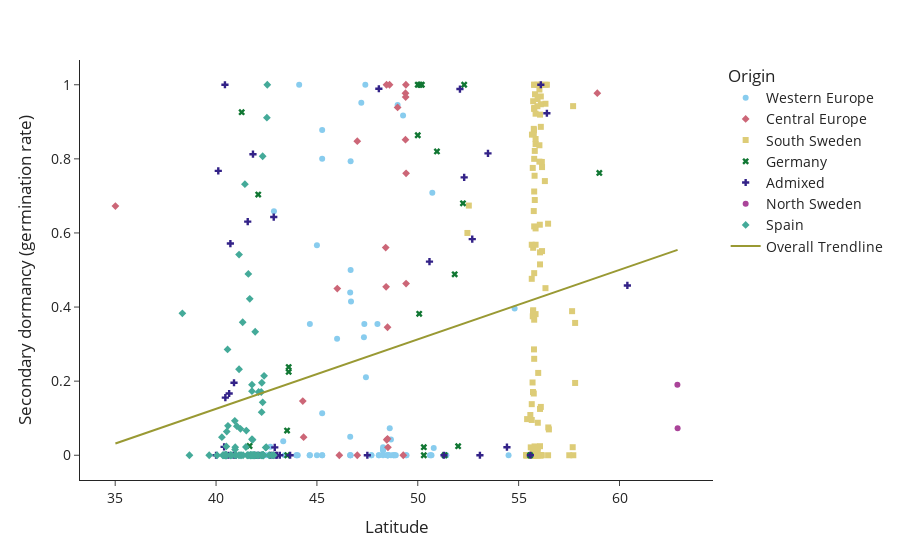

Write notebook code for a chart like this one.
### Code cell
fig_sdorm_lat.update_layout(font=dict(size=14))

### Figure 1 — Plotly figure (JSON) as saved in the notebook; plotly's stock layout.template omitted (floating-point values rounded to 4 significant figures; data arrays with more than 128 entries replaced by an {"elided": "..."} marker saying what was removed)
{"data": [{"customdata": {"elided": "75x4 mixed values"}, "hovertemplate": "<b>%{hovertext}</b><br><br>Origin=%{customdata[0]}<br>Latitude=%{x}<br>Secondary dormancy (germination rate)=%{y}<br>iso_alpha=%{customdata[1]}<br>bio9=%{customdata[2]}<br>Longitude=%{customdata[3]}<extra></extra>", "hovertext": ["CYR", "LDV-18", "LDV-46", "MAR2-3", "TOU-A1-88", "TOU-A1-89", "UKSE06-118", "UKNW06-003", "T480", "Ag-0", "HR-5", "NFA-8", "Ra-0", "Rennes-1", "Rennes-11", "Alst-1", "Chat-1", "Com-1", "Et-0", "Lm-2", "Pn-0", "Rou-0", "Van-0", "Gy-0", "PHW-34", "Mir-0", "IP-All-0", "IP-Pds-1", "IP-Sac-0", "IP-Svi-0", "IP-Vin-0", "IP-Bor-0", "IP-Hue-3", "IP-Lac-0", "ESP-1-11", "BRI-2", "CIRY-13", "RAD-21", "SAUL-24", "RUM-20", "TRE-1", "ARR-17", "BEZ-9", "MOU2-25", "BAU-15", "CATS-6", "WAV-8", "Qui-0", "All1-2", "All1-4", "All1-8", "All2-1", "All2-5", "Cam-10", "Cam-11", "Cam-2", "Cam-6", "Cam-8", "Cla-3", "Cla-6", "Cur-2", "Fet-6", "Lac-2", "Lac-7", "Ldv-1", "Ldv-2", "Mib-9", "Mog-1", "Mog-11", "Par-10", "Par-13", "Par-3", "Pyl-1", "Pyl-3", "Vou-9"], "legendgroup": "Western Europe", "marker": {"color": "rgb(136, 204, 238)", "symbol": "circle"}, "mode": "markers", "name": "Western Europe", "orientation": "v", "showlegend": true, "type": "scatter", "x": [47.4, 48.52, 48.52, 47.35, 46.67, 46.67, 51.3, 54.5, 55.8, 45, 51.41, 51.41, 46, 48.5, 48.5, 54.8, 48.07, 49.42, 44.64, 48, 48.07, 49.44, 49.27, 49, 48.61, 44, 42.19, 42.87, 42.13, 43.4, 42.8, 42.49, 42.96, 43.33, 50.72, 50.68, 46.67, 46.69, 47.43, 48.91, 48.86, 44.05, 44.12, 43.98, 50.6, 50.79, 50.65, 42.69, 45.26, 45.26, 45.26, 45.26, 45.26, 48.28, 48.28, 48.28, 48.28, 48.28, 48.8, 48.8, 45, 47.2, 47.7, 47.7, 48.51, 48.51, 47.33, 48.67, 48.67, 46.65, 46.65, 46.65, 44.65, 44.65, 46.65], "xaxis": "x", "y": [1, 0, 0, 0.3542, 0.7937, 0.5, 0, 0, 0.02174, 0, 0, 0, 0.3146, 0, 0, 0.3958, 0, 0, 0, 0.3542, 0, 0, 0.9167, 0.9455, 0.07317, 0, 0, 0.6585, 0, 0, 0, 0, 0, 0.03774, 0.7083, 0, 0, 0.4151, 0.2105, 0, 0, 0, 1, 0, 0, 0.01961, 0, 0.02273, 0.8, 0.1132, 0, 0, 0.878, 0.01493, 0.0119, 0.02174, 0.01695, 0, 0, 0, 0.5667, 0.9516, 0, 0, 0, 0, 0.3182, 0.04255, 0, 0.05, 0, 0, 0, 0.3542, 0.439], "yaxis": "y"}, {"customdata": [["Central Europe", "CZE", -0.6, 16.35], ["Central Europe", "AUT", -2.3, 15.5], ["Central Europe", "CZE", -0.7, 16.28], ["Central Europe", "CZE", 0.2, 16.63], ["Central Europe", "CZE", -0.7, 16.25], ["Central Europe", "CZE", -0.7, 16.25], ["Central Europe", "CZE", -0.7, 16.23], ["Central Europe", "CZE", -0.6, 16.36], ["Central Europe", "AUT", -2.3, 15.5], ["Central Europe", "CZE", -0.2, 15], ["Central Europe", "JPN", 3.2, 135.8], ["Central Europe", "SWE", 1.1, 11.2], ["Central Europe", "SVK", -1.2, 18.9], ["Central Europe", "ROU", 0.8, 22.33], ["Central Europe", "SRB", 3.1, 21.08], ["Central Europe", "GER", 1.6, 8.79], ["Central Europe", "GER", 1.6, 8.84], ["Central Europe", "GER", 1.4, 8.8], ["Central Europe", "GER", 1.7, 9.11], ["Central Europe", "GER", 1.6, 8.87], ["Central Europe", "GER", 1.7, 9.22], ["Central Europe", "GER", 1.7, 9.05], ["Central Europe", "ROU", 1.3, 21.95], ["Central Europe", "SRB", 2.5, 21.46]], "hovertemplate": "<b>%{hovertext}</b><br><br>Origin=%{customdata[0]}<br>Latitude=%{x}<br>Secondary dormancy (germination rate)=%{y}<br>iso_alpha=%{customdata[1]}<br>bio9=%{customdata[2]}<br>Longitude=%{customdata[3]}<extra></extra>", "hovertext": ["Doubravnik7", "Gr-1", "DraIV 2-9", "UduI 1-11", "ZdrI 1-23", "ZdrI 2-21", "Bor-4", "Pu2-8", "Gr-5", "Jm-0", "Kyoto", "Sr:5", "Stiav-2", "Toc-1", "Staro-2", "Fell3-7", "Bach-7", "Erg2-6", "Wank-2", "Obe1-15", "Schl-7", "Tu-NK-12", "ICE63 / Copac-1", "ICE21 / Petro-1"], "legendgroup": "Central Europe", "marker": {"color": "rgb(204, 102, 119)", "symbol": "diamond"}, "mode": "markers", "name": "Central Europe", "orientation": "v", "showlegend": true, "type": "scatter", "x": [49.42, 47, 49.41, 49.28, 49.39, 49.39, 49.4, 49.42, 47, 49, 35.01, 58.9, 48.46, 46.01, 44.3, 48.43, 48.41, 48.5, 48.5, 48.45, 48.6, 48.52, 46.11, 44.34], "xaxis": "x", "y": [0.4634, 0.8478, 1, 0, 0.8519, 0.977, 0.9667, 0.7609, 0, 0.9388, 0.6724, 0.9773, 0.04167, 0.45, 0.1463, 0.4545, 0.5606, 0.3455, 0.04444, 1, 1, 0.02128, 0, 0.04878], "yaxis": "y"}, {"customdata": {"elided": "116x4 mixed values"}, "hovertemplate": "<b>%{hovertext}</b><br><br>Origin=%{customdata[0]}<br>Latitude=%{x}<br>Secondary dormancy (germination rate)=%{y}<br>iso_alpha=%{customdata[1]}<br>bio9=%{customdata[2]}<br>Longitude=%{customdata[3]}<extra></extra>", "hovertext": ["Ale-Stenar-41-1", "Ale-Stenar-44-4", "Ale-Stenar-56-14", "Ale-Stenar-64-24", "Brösarp-11-135", "Brösarp-15-138", "Brösarp-21-140", "Brösarp-34-145", "App1-12", "App1-14", "App1-16", "Dra1-4", "Dra2-1", "Fjä1-2", "Fjä1-5", "Fly2-1", "Fly2-2", "Hov1-7", "Hov1-10", "Hov3-2", "Hov3-5", "Kni-1", "Lis-3", "ÖMö1-7", "Ör-1", "Rev-2", "Sparta-1", "Stu1-1", "T1000", "T1020", "T1040", "T1070", "T1080", "T1110", "T1160", "T450", "T460", "T470", "T510", "T530", "T540", "T550", "T570", "T610", "T670", "T710", "T720", "T740", "T780", "T790", "T800", "T810", "T840", "T850", "T860", "T880", "T900", "T930", "T960", "T970", "T980", "T990", "TDr-1", "TDr-2", "TDr-4", "TDr-5", "TDr-7", "TDr-8", "TDr-9", "TDr-13", "TDr-16", "TDr-17", "TDr-18", "Tomegap-2", "TV-38", "Ull3-4", "Ull2-5", "Bd-0", "Sp-0", "Ting-1", "Lis-2", "Brö1-6", "Gul1-2", "Kävlinge-1", "Kulturen-1", "Liarum", "Lillö-1", "San-2", "Vimmerby", "Bå5-1", "Dra3-1", "Hov4-1", "Hovdala-6", "Lis-1", "Lund", "Rev-1", "Fjä1-1", "Ull1-1", "Vinslöv", "Böt 1", "EkS 2", "FlyA 3", "Hal-1", "Hamm-1", "HolA-1 1", "HolA-1 2", "HolA-2 2", "Kal 1", "Kia 1", "Lan 1", "Puk-1", "Puk-2", "Stenk-2", "Stenk-3", "Tur-4", "Yst-1"], "legendgroup": "South Sweden", "marker": {"color": "rgb(221, 204, 119)", "symbol": "square"}, "mode": "markers", "name": "South Sweden", "orientation": "v", "showlegend": true, "type": "scatter", "x": [55.38, 55.38, 55.38, 55.38, 55.72, 55.72, 55.72, 55.72, 56.33, 56.33, 56.33, 55.76, 55.76, 56.06, 56.06, 55.75, 55.75, 56.1, 56.1, 56.1, 56.1, 55.66, 56.03, 56.15, 56.46, 55.69, 55.71, 56.47, 55.65, 55.65, 55.65, 55.65, 55.66, 55.6, 55.7, 55.8, 55.79, 55.79, 55.79, 55.8, 55.8, 55.81, 55.81, 55.7, 55.84, 55.84, 55.84, 55.84, 55.84, 55.84, 55.84, 55.84, 55.93, 55.94, 55.94, 55.94, 55.94, 55.95, 55.93, 55.93, 55.93, 55.65, 55.77, 55.77, 55.77, 55.77, 55.77, 55.77, 55.77, 55.77, 55.77, 55.77, 55.77, 55.7, 55.58, 56.06, 56.06, 52.46, 52.53, 56.5, 56.03, 56.3, 56.46, 55.8, 55.71, 55.95, 56.15, 56.07, 57.7, 56.4, 55.76, 56.1, 56.1, 56.03, 55.71, 55.69, 56.06, 56.06, 56.1, 57.71, 57.68, 55.75, 57.51, 55.42, 55.75, 55.75, 55.75, 56.05, 56.06, 55.97, 56.16, 56.16, 57.8, 57.8, 57.65, 55.42], "xaxis": "x", "y": [0, 0, 0, 0, 0, 0.9556, 0.56, 0.3913, 1, 0.451, 0.9487, 0.2857, 0, 0.9194, 0.125, 0.6591, 0.881, 0.8864, 0, 0.9684, 0.9474, 0.8654, 0.987, 0, 0, 0, 0, 0.075, 0.09524, 0.1379, 0, 0.4762, 0, 0.02128, 0.375, 0.6889, 0, 0.7544, 0.02381, 0.01538, 0.8214, 0.9744, 0, 0.7755, 0.6122, 0.84, 0.9219, 0.381, 0.5682, 0.8537, 0, 0, 1, 0.02222, 0.9615, 0.01818, 0.01471, 0, 0, 0, 0.942, 0.5682, 0.7119, 1, 0.6176, 0.9344, 0.2603, 0.8, 0.3659, 0.4915, 0.9375, 1, 0, 0.01695, 0.1087, 0, 0, 0.6, 0.6739, 0.06977, 0.7925, 0.74, 0.625, 0, 0.3878, 0.08772, 0.7917, 1, 0.9423, 1, 0.8772, 0, 1, 0.8367, 0.1707, 0.1964, 0.02439, 0.5152, 0.1304, 0, 0.02174, 0.8667, 0, 0, 0, 0, 0.1667, 0.6222, 0.5476, 0.2222, 0.7778, 0.551, 0.3571, 0.1951, 0.3889, 0.09756], "yaxis": "y"}, {"customdata": [["Germany", "USA", -3.6, -86.27], ["Germany", "USA", -3.6, -86.27], ["Germany", "USA", -3.6, -86.18], ["Germany", "USA", -3.6, -86.17], ["Germany", "GER", 3.5, 6.3], ["Germany", "NED", 4.7, 4.45], ["Germany", "GER", 4.1, 9.3], ["Germany", "NED", 5.3, 5.58], ["Germany", "NED", 5.8, 6.1], ["Germany", "NED", 4.9, 5.68], ["Germany", "GER", 4.2, 8.27], ["Germany", "GER", 5.2, 8.5], ["Germany", "GER", 2.7, 8.68], ["Germany", "GER", 4.9, 8.27], ["Germany", "POL", -2.5, 20.5], ["Germany", "GER", 4.5, 8.58], ["Germany", "USA", -1.8, -83.56], ["Germany", "USA", -2.1, -86.33], ["Germany", "USA", -3.4, -86.63], ["Germany", "USA", -2.1, -86.33], ["Germany", "SWE", 0.8, 18], ["Germany", "GER", 2.5, 8.53], ["Germany", "SWE", 2.4, 14.34]], "hovertemplate": "<b>%{hovertext}</b><br><br>Origin=%{customdata[0]}<br>Latitude=%{x}<br>Secondary dormancy (germination rate)=%{y}<br>iso_alpha=%{customdata[1]}<br>bio9=%{customdata[2]}<br>Longitude=%{customdata[3]}<extra></extra>", "hovertext": ["MNF-Pot-21", "MNF-Pot-75", "MNF-Che-2", "MNF-Jac-12", "Ei-2", "Nok-3", "Wt-5", "Appt-1", "Baa-1", "Benk-1", "Ca-0", "En-2", "Fr-2", "Mnz-0", "Mh-0", "Ob-0", "Tol-0", "Pna-17", "KNO1.37", "PNA3.40", "St-0", "Kelsterbach-4", "Sim-1"], "legendgroup": "Germany", "marker": {"color": "rgb(17, 119, 51)", "symbol": "x"}, "mode": "markers", "name": "Germany", "orientation": "v", "showlegend": true, "type": "scatter", "x": [43.6, 43.6, 43.53, 43.52, 50.3, 52.24, 52.3, 51.83, 51.33, 52, 50.3, 50, 50.11, 50, 50.95, 50.2, 41.66, 42.09, 41.27, 42.09, 59, 50.07, 55.57], "xaxis": "x", "y": [0.225, 0.2381, 0, 0.06667, 0.02174, 0.68, 1, 0.4884, 0, 0.02439, 0, 0.8636, 1, 1, 0.82, 1, 0.025, 0.7037, 0.9259, 0, 0.7619, 0.3818, 0], "yaxis": "y"}, {"customdata": {"elided": "39x4 mixed values"}, "hovertemplate": "<b>%{hovertext}</b><br><br>Origin=%{customdata[0]}<br>Latitude=%{x}<br>Secondary dormancy (germination rate)=%{y}<br>iso_alpha=%{customdata[1]}<br>bio9=%{customdata[2]}<br>Longitude=%{customdata[3]}<extra></extra>", "hovertext": ["SLSP-31", "UKSE06-362", "Hovdala-2", "TV-10", "Ws-2", "Ak-1", "Bs-1", "Bur-0", "Gie-0", "Hh-0", "Np-0", "Oy-0", "Pt-0", "Utrecht", "Bå1-2", "IP-Alo-0", "IP-Hoy-0", "IP-Jim-1", "IP-Lab-7", "IP-Moc-11", "IP-Mun-0", "IP-Orb-10", "IP-Sdv-3", "IP-Vad-0", "IP-Vae-2", "IP-Vdt-0", "IP-Ver-5", "IP-Bes-5", "IP-Cir-0", "IP-Cot-0", "IP-Coy-0", "IP-Gud-3", "IP-Loz-0", "IP-Pdl-0", "IP-Pie-0", "IP-Rib-1", "IP-Sam-0", "IP-Smt-1", "IP-Mah-6"], "legendgroup": "Admixed", "marker": {"color": "rgb(51, 34, 136)", "symbol": "cross"}, "mode": "markers", "name": "Admixed", "orientation": "v", "showlegend": true, "type": "scatter", "x": [43.67, 51.3, 56.1, 55.58, 52.3, 48.07, 47.5, 53.08, 50.58, 54.42, 52.7, 60.39, 53.48, 52.09, 56.4, 40.11, 40.4, 42.28, 40.87, 41.57, 40.71, 42.97, 42.84, 42.86, 42.1, 40.89, 41.95, 42.91, 40.61, 41.83, 40.44, 40.65, 40.98, 43.02, 40.46, 43.16, 42.68, 40.95, 40], "xaxis": "x", "y": [0, 0, 1, 0, 0.75, 0.9892, 0, 0, 0.5227, 0.02174, 0.5833, 0.4583, 0.8148, 0.9884, 0.9231, 0.7674, 0.02273, 0, 0, 0.6304, 0.5714, 0, 0, 0.6429, 0, 0.1957, 0, 0.02128, 0, 0.8125, 1, 0.1667, 0, 0, 0.1556, 0, 0, 0, 0], "yaxis": "y"}, {"customdata": [["North Sweden", "SWE", -3.4, 18.18], ["North Sweden", "SWE", -3.4, 18.34]], "hovertemplate": "<b>%{hovertext}</b><br><br>Origin=%{customdata[0]}<br>Latitude=%{x}<br>Secondary dormancy (germination rate)=%{y}<br>iso_alpha=%{customdata[1]}<br>bio9=%{customdata[2]}<br>Longitude=%{customdata[3]}<extra></extra>", "hovertext": ["Eden-9", "TÅD 05"], "legendgroup": "North Sweden", "marker": {"color": "rgb(170, 68, 153)", "symbol": "circle"}, "mode": "markers", "name": "North Sweden", "orientation": "v", "showlegend": true, "type": "scatter", "x": [62.88, 62.87], "xaxis": "x", "y": [0.07317, 0.1905], "yaxis": "y"}, {"customdata": {"elided": "86x4 mixed values"}, "hovertemplate": "<b>%{hovertext}</b><br><br>Origin=%{customdata[0]}<br>Latitude=%{x}<br>Secondary dormancy (germination rate)=%{y}<br>iso_alpha=%{customdata[1]}<br>bio9=%{customdata[2]}<br>Longitude=%{customdata[3]}<extra></extra>", "hovertext": ["LL-0", "Se-0", "Ts-1", "Ts-5", "Sf-1", "Sf-2", "Bla-1", "IP-Ang-0", "IP-Ara-4", "IP-Bar-1", "IP-Ber-0", "IP-Bis-0", "IP-Cab-3", "IP-Cal-0", "IP-Cdc-3", "IP-Cdo-0", "IP-Cmo-3", "IP-Coc-1", "IP-Deh-1", "IP-Elb-0", "IP-Ldd-0", "IP-Men-2", "IP-Moa-0", "IP-Mur-0", "IP-Nog-17", "IP-Pal-0", "IP-Pan-0", "IP-Rds-0", "IP-Ria-0", "IP-Scm-0", "IP-Ses-0", "IP-Stp-0", "IP-Tam-0", "IP-Tdc-0", "IP-Tol-7", "IP-Tor-1", "IP-Vaz-0", "IP-Vdm-0", "IP-Vig-1", "IP-Voz-0", "IP-Vpa-1", "IP-Amu-0", "IP-Are-0", "IP-Aru-0", "IP-Aul-0", "IP-Boa-0", "IP-Cha-0", "IP-Cho-0", "IP-Cod-0", "IP-Dar-0", "IP-Ees-0", "IP-Elp-0", "IP-Esn-2", "IP-Evs-0", "IP-Ezc-2", "IP-Hec-0", "IP-Ini-0", "IP-Lam-0", "IP-Lch-0", "IP-Leg-0", "IP-Lro-0", "IP-Lum-0", "IP-Mac-0", "IP-Mat-0", "IP-Mdd-0", "IP-Mie-1", "IP-Moe-0", "IP-Moz-0", "IP-Oja-0", "IP-Pad-0", "IP-Pee-0", "IP-Pil-0", "IP-Piq-0", "IP-Prd-0", "IP-Pru-0", "IP-Pva-1", "IP-Sal-0", "IP-Sfb-6", "IP-Som-0", "IP-Tau-0", "IP-Urd-1", "IP-Usa-0", "IP-Val-0", "IP-Vas-0", "Agu-1", "Vie-0"], "legendgroup": "Spain", "marker": {"color": "rgb(68, 170, 153)", "symbol": "diamond"}, "mode": "markers", "name": "Spain", "orientation": "v", "showlegend": true, "type": "scatter", "x": [41.59, 38.33, 41.72, 41.72, 41.78, 41.78, 41.68, 41.94, 41.7, 41.43, 42.52, 42.49, 41.54, 40.94, 41.21, 42.23, 40.05, 42.31, 40.29, 41.81, 41.58, 39.66, 42.46, 41.67, 40.45, 42.34, 42.76, 41.86, 42.34, 38.68, 41.48, 41.19, 41.03, 41.5, 42.11, 41.6, 42.26, 42.04, 42.31, 41.85, 40.5, 42.35, 41, 41.81, 40.52, 40.4, 40.38, 40.51, 41.25, 41.13, 40.59, 40.53, 42.27, 40.48, 42.31, 42.86, 40.46, 40.57, 40.51, 40.33, 40.5, 42.24, 40.72, 41.76, 41.89, 40.94, 41.78, 41.91, 42.34, 41.34, 40.78, 40.46, 42.1, 41.14, 42.38, 40.93, 41.93, 41.78, 41.14, 42.54, 42.27, 40.71, 42.31, 40.95, 41.32, 42.63], "xaxis": "x", "y": [0, 0.383, 0, 0, 0.1905, 0.04348, 0, 0.3333, 0, 0.7317, 0.9111, 0.02174, 0, 0, 0.07143, 0, 0, 0.1429, 0.04878, 0, 0, 0, 0.02083, 0.4222, 0, 0, 0, 0, 0, 0, 0.02222, 0, 0.07843, 0.06667, 0.1707, 0.4894, 0.1163, 0, 0.807, 0, 0, 0, 0, 0.04167, 0, 0, 0, 0, 0, 0, 0.07937, 0.06383, 0, 0, 0, 0, 0, 0.2857, 0.02381, 0, 0, 0.1707, 0, 0, 0, 0.01538, 0.1731, 0, 0, 0, 0, 0, 0, 0.5417, 0.2143, 0.09302, 0, 0, 0.2321, 1, 0.1957, 0, 0, 0.02174, 0.359, 0], "yaxis": "y"}, {"hovertemplate": "<b>OLS trendline</b><br>rate = 0.0187524 * Latitude + -0.624958<br>R<sup>2</sup>=0.104400<br><br>Latitude=%{x}<br>Secondary dormancy (germination rate)=%{y} <b>(trend)</b><extra></extra>", "legendgroup": "Overall Trendline", "line": {"color": "rgb(153, 153, 51)"}, "mode": "lines", "name": "Overall Trendline", "showlegend": true, "type": "scatter", "x": {"elided": "365 float values"}, "xaxis": "x", "y": {"elided": "365 float values"}, "yaxis": "y"}], "layout": {"font": {"size": 14}, "legend": {"title": {"text": "Origin"}, "tracegroupgap": 0}, "margin": {"t": 60}, "xaxis": {"anchor": "y", "domain": [0, 1], "title": {"text": "Latitude"}}, "yaxis": {"anchor": "x", "domain": [0, 1], "title": {"text": "Secondary dormancy (germination rate)"}}}}
